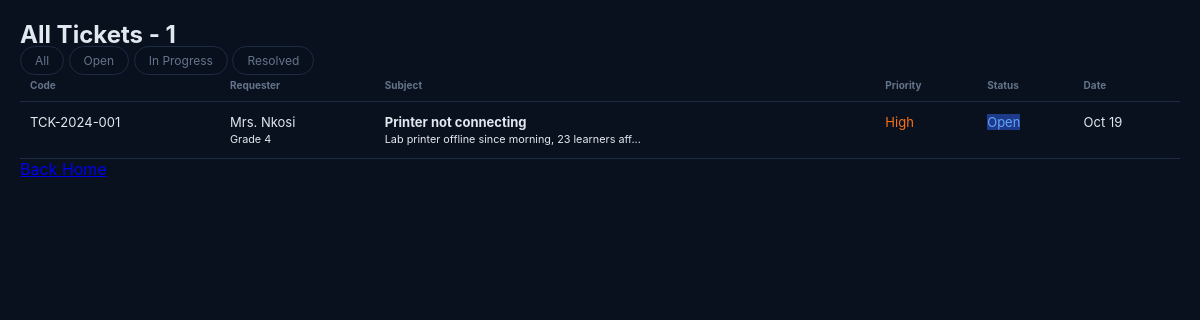
Page /view_tickets.php?status=Open on the committed database.
### tables this page shows
CREATE TABLE IF NOT EXISTS tickets (
  id INT AUTO_INCREMENT PRIMARY KEY,
  ticket_code VARCHAR(20) UNIQUE NOT NULL,
  requester_name VARCHAR(100) NOT NULL,
  department VARCHAR(100) NOT NULL,
  category ENUM('Hardware','Software','Network','Email','Printer','Other') NOT NULL,
  priority ENUM('Low','Medium','High','Critical') NOT NULL DEFAULT 'Medium',
  subject VARCHAR(255) NOT NULL,
  description TEXT NOT NULL,
  status ENUM('Open','In Progress','Resolved','Closed') NOT NULL DEFAULT 'Open',
  assigned_to VARCHAR(100) DEFAULT 'e-Cadre Support',
  created_at TIMESTAMP DEFAULT CURRENT_TIMESTAMP,
  updated_at TIMESTAMP DEFAULT CURRENT_TIMESTAMP ON UPDATE CURRENT_TIMESTAMP
);

### view_tickets.php (the view, shortened to what this page needs)
<?php require 'config.php';
$filter=$_GET['status']??'';
$sql="SELECT * FROM tickets";
if($filter) $sql.=" WHERE status=".$pdo->quote($filter);
$sql.=" ORDER BY created_at DESC";
$tickets=$pdo->query($sql)->fetchAll();
?>
<!DOCTYPE html>
<html>
    <head>
        <title>All Tickets</title><link rel="stylesheet" href="style.css">
    </head>
    <body>
        <div class="container">
            <h2>All Tickets - <?= count($tickets) ?></h2>
            <div class="filters">
                <a href="view_tickets.php" class="chip">All</a>
                <a href="?status=Open" class="chip">Open</a>
                <a href="?status=In Progress" class="chip">In Progress</a>
                <a href="?status=Resolved" class="chip">Resolved</a>
            </div>
        <table>
            <tr>
                <th>Code</th>
                <th>Requester</th>
                <th>Subject</th>
                <th>Priority</th>
                <th>Status</th>
                <th>Date</th>
            </tr>
        <?php foreach($tickets as $t): ?>
            <tr>
            <td><?= $t['ticket_code'] ?></td>
            <td><?= htmlspecialchars($t['requester_name']) ?>
            <br><small><?= $t['department'] ?></small></td>
        <td>
            <strong><?= htmlspecialchars($t['subject']) ?></strong>
            <br><small><?= substr($t['description'],0,50) ?>...</small>
        </td>
        <td>
            <span class="badge priority-<?= strtolower($t['priority']) ?>"><?= $t['priority'] ?></span>
        </td>
        <td>
            <span class="badge status-<?= str_replace(' ','-',strtolower($t['status'])) ?>"><?= $t['status'] ?></span>
        </td>
        <td>
            <?= date('M d', strtotime($t['created_at'])) ?>
        </td>
        </tr>
        <?php endforeach; ?>
        </table>
        <a href="index.php" class="btn">Back Home</a>
        </div>
    </body>
</html>

### style.css (style rules this page uses)
:root { --bg-dark: #0a111e; --panel-bg: #111a2e; --panel-border: #1d2b45; --input-bg: #09101d; --text-main: #e2e8f0; --text-muted: #64748b; --accent-blue: #2563eb; --accent-blue-hover: #1d4ed8; --status-open-bg: #1e3a8a; --status-open-text: #60a5fa; --status-progress-bg: #311b92; --status-progress-text: #a78bfa; --status-resolved-bg: #064e3b; --status-resolved-text: #34d399; --priority-low: #10b981; --priority-medium: #f59e0b; --priority-high: #f97316; --priority-critical: #ef4444; }
* { box-sizing: border-box; margin: 0; padding: 0; font-family: -apple-system, BlinkMacSystemFont, "Segoe UI", Roboto, sans-serif; }
body { background-color: var(--bg-dark); color: var(--text-main); padding: 20px; }
.chip { padding: 6px 14px; border-radius: 16px; font-size: 12px; color: var(--text-muted); text-decoration: none; background: var(--input-bg); border: 1px solid var(--panel-border); }
table { width: 100%; border-collapse: collapse; }
th { text-align: left; font-size: 10px; color: var(--text-muted); padding: 10px; border-bottom: 1px solid var(--panel-border); }
td { padding: 12px 10px; border-bottom: 1px solid var(--panel-border); font-size: 13px; vertical-align: top; }
.priority-high { color: var(--priority-high); }
.status-open { background: var(--status-open-bg); color: var(--status-open-text); }

### rows in the picture
tickets: ticket_code "TCK-2024-001", requester_name "Mrs. Nkosi", department "Grade 4", subject "Printer not connecting", description "Lab printer offline since morning, 23 learners aff", priority "High", status "Open", created_at "Oct 19"

### other values in the picture
count($tickets) "1"
